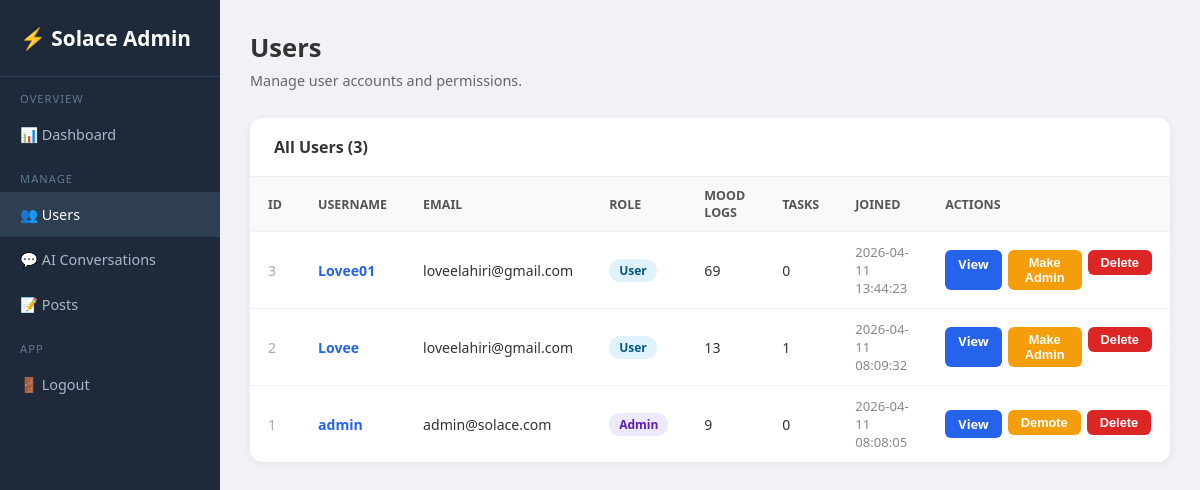
/admin/users (signed in), run on an earlier commit of the app's database.
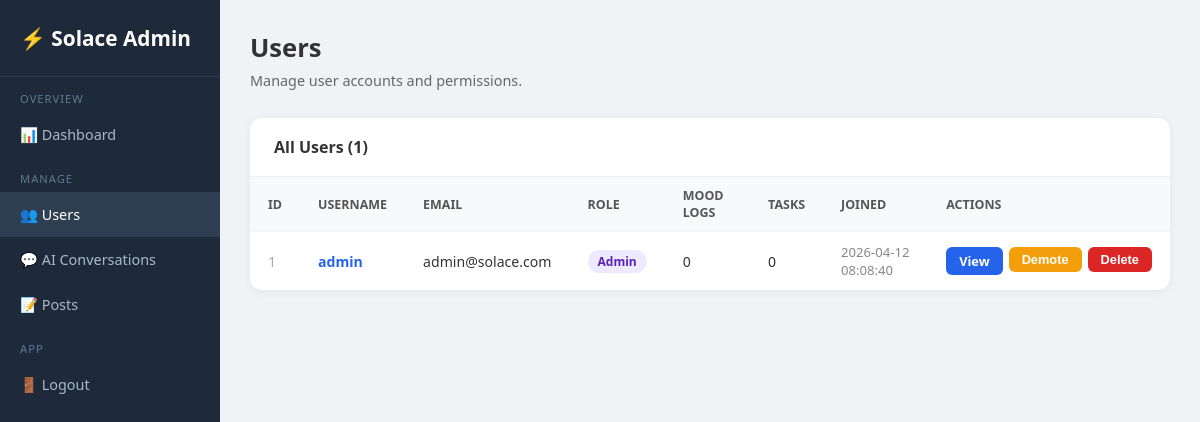
And on a later commit of the database.
### tables this page shows
CREATE TABLE users (
                id         INTEGER PRIMARY KEY AUTOINCREMENT,
                username   TEXT UNIQUE NOT NULL,
                email      TEXT NOT NULL,
                password   TEXT NOT NULL,
                is_admin   INTEGER DEFAULT 0,
                created_at DATETIME DEFAULT CURRENT_TIMESTAMP
            );

### app.py (the view)
@app.route("/admin/users")
@admin_required
def admin_users() -> Any:
    with get_db() as conn:
        users = conn.execute("""
            SELECT u.id, u.username, u.email, u.is_admin, u.created_at,
                   COUNT(DISTINCT ml.id) AS mood_count,
                   COUNT(DISTINCT j.id)  AS journal_count,
                   COUNT(DISTINCT t.id)  AS task_count
            FROM users u
            LEFT JOIN mood_logs ml ON ml.user_id=u.id
            LEFT JOIN journals j   ON j.user_id=u.id
            LEFT JOIN tasks t      ON t.user_id=u.id
            GROUP BY u.id ORDER BY u.created_at DESC
        """).fetchall()
    return render_template("admin/users.html", users=users)

### app.py (called while the page is built)
def get_db() -> sqlite3.Connection:
    conn = sqlite3.connect("database.db")
    conn.row_factory = sqlite3.Row
    return conn

def admin_required(f: Any) -> Any:
    @wraps(f)
    def dec(*args: Any, **kwargs: Any) -> Any:
        if "user_id" not in session or not session.get("is_admin"):
            flash("Admin access required.")
            return redirect(url_for("login_page"))
        return f(*args, **kwargs)
    return dec

### templates/admin/users.html (shortened to what this page needs)
<!DOCTYPE html>
<html lang="en">
<head>
</head>
<body>
<div class="sidebar">
  <div class="logo">⚡ Solace Admin</div>
  <nav>
        <div class="section-label">Overview</div>
    <a href="/admin">📊 Dashboard</a>
    <div class="section-label">Manage</div>
    <a href="/admin/users" class="active">👥 Users</a>
    <a href="/admin/chats">💬 AI Conversations</a>
    <a href="/admin/posts">📝 Posts</a>
    <div class="section-label">App</div>
    <a href="/logout">🚪 Logout</a>
  </nav>
</div>
<div class="main">
  <div class="page-title">Users</div>
  <div class="page-sub">Manage user accounts and permissions.</div>
  <div class="card">
    <div class="card-header">All Users ({{ users|length }})</div>
    <table>
      <thead>
        <tr>
          <th>ID</th><th>Username</th><th>Email</th><th>Role</th>
          <th>Mood Logs</th><th>Tasks</th><th>Joined</th><th>Actions</th>
        </tr>
      </thead>
      <tbody>
        {% for u in users %}
        <tr>
          <td style="color:#aaa">{{ u.id }}</td>
          <td><a href="/admin/users/{{ u.id }}" style="color:#2563eb;text-decoration:none;font-weight:600">{{ u.username }}</a></td>
          <td>{{ u.email }}</td>
          <td><span class="badge {{ 'admin' if u.is_admin else 'user' }}">{{ 'Admin' if u.is_admin else 'User' }}</span></td>
          <td>{{ u.mood_count }}</td>
          <td>{{ u.task_count }}</td>
          <td style="color:#888;font-size:0.82rem">{{ u.created_at }}</td>
          <td>
            <div class="actions">
              <a href="/admin/users/{{ u.id }}" class="btn btn-blue">View</a>
              <form method="POST" action="/admin/users/{{ u.id }}/toggle-admin" style="display:inline">
                <button type="submit" class="btn btn-yellow">
                  {{ 'Demote' if u.is_admin else 'Make Admin' }}
                </button>
              </form>
              <form method="POST" action="/admin/users/{{ u.id }}/delete" style="display:inline"
                    onsubmit="return confirm('Delete {{ u.username }}? This cannot be undone.')">
                <button type="submit" class="btn btn-red">Delete</button>
              </form>
            </div>
          </td>
        </tr>
        {% endfor %}
      </tbody>
    </table>
  </div>
</div>
</body>
</html>

What changed in the data, as far as the page shows it:
removed users: id "3", username "Lovee01", email "loveelahiri@gmail.com", is_admin "User", mood_count "69", task_count "0", created_at "2026-04-11 13:44:23", is_admin "Make Admin"
removed users: id "2", username "Lovee", email "loveelahiri@gmail.com", is_admin "User", mood_count "13", task_count "1", created_at "2026-04-11 08:09:32", is_admin "Make Admin"
changed users "admin": mood_count "9" → "0"; created_at "2026-04-11 08:08:05" → "2026-04-12 08:08:40"
Also different on the page:
{{ users|length }}: "3" → "1"
